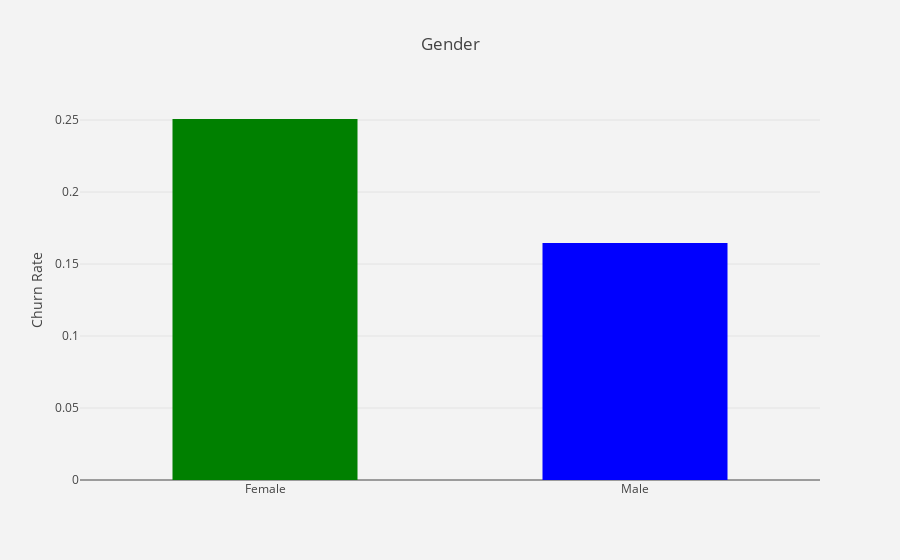

This figure's notebook cell:
### Code cell
# visualize gender churn rate
df_plot = df_data.groupby('Gender').Exited.mean().reset_index()
plot_data = [
    go.Bar(
        x=df_plot['Gender'],
        y=df_plot['Exited'],
        width = [0.5, 0.5],
        marker=dict(
        color=['green', 'blue'])
    )
]

plot_layout = go.Layout(
        xaxis={"type": "category"},
        yaxis={"title": "Churn Rate"},
        title='Gender',
        plot_bgcolor  = 'rgb(243,243,243)',
        paper_bgcolor  = 'rgb(243,243,243)',
    )
fig = go.Figure(data=plot_data, layout=plot_layout)
pyoff.iplot(fig)

### Figure 1 — Plotly figure (JSON) as saved in the notebook; plotly's stock layout.template omitted (floating-point values rounded to 4 significant figures)
{"data": [{"uid": "0c87001b-4672-4db9-9887-66ebc927669d", "width": [0.5, 0.5], "y": [0.2507, 0.1646], "x": ["Female", "Male"], "type": "bar", "marker": {"color": ["green", "blue"]}}], "layout": {"paper_bgcolor": "rgb(243,243,243)", "plot_bgcolor": "rgb(243,243,243)", "yaxis": {"title": {"text": "Churn Rate"}}, "xaxis": {"type": "category"}, "title": {"text": "Gender"}}}
